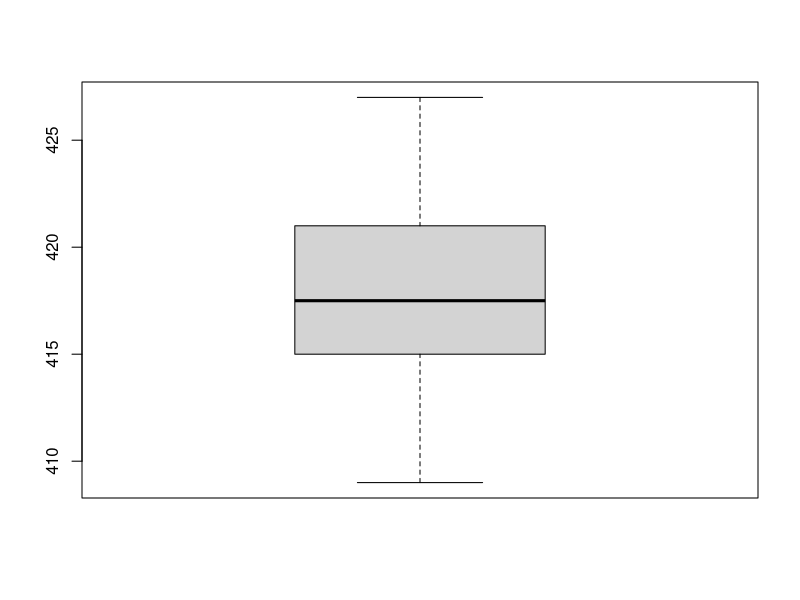
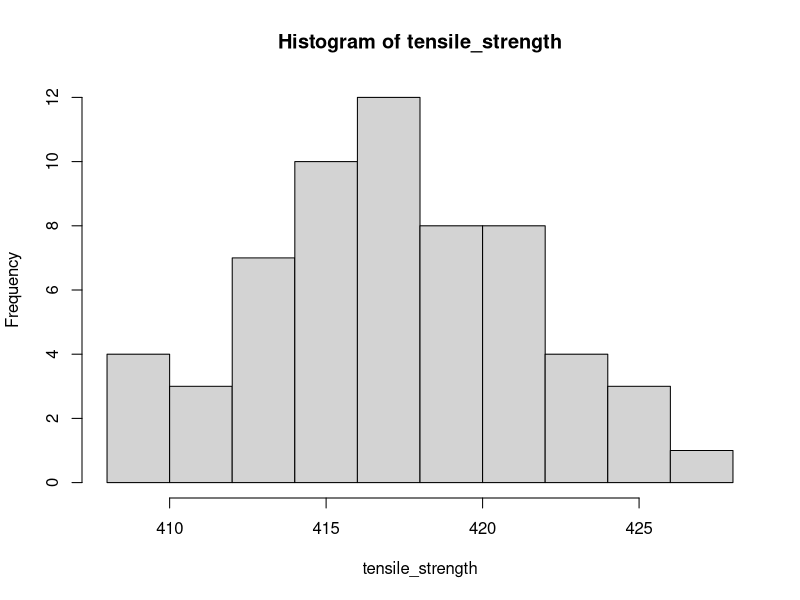
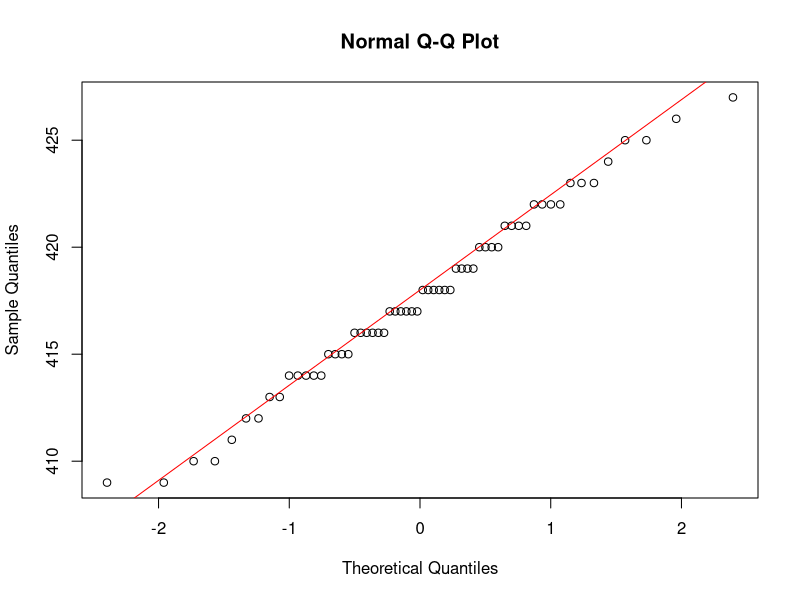

Here is the R script that generated these plots, in order:
tensile_strength <- c(
  422, 418, 417, 414, 423, 412, 420, 415, 409, 427,
  416, 419, 414, 421, 417, 418, 426, 411, 423, 416,
  410, 419, 413, 425, 420, 415, 422, 417, 414, 418,
  416, 421, 409, 424, 418, 417, 415, 420, 413, 422,
  419, 416, 417, 425, 410, 414, 421, 418, 416, 423,
  415, 412, 420, 417, 419, 418, 416, 422, 414, 421
)

boxplot(tensile_strength)
hist(tensile_strength)
qqnorm(tensile_strength)
qqline(tensile_strength, col = "red")

nh <- 415
n <- length(tensile_strength)
t <- (mean(tensile_strength) - nh) / (sd(tensile_strength) / sqrt(n))
t

p_val <- 2 * pt(t, df=59, lower.tail = FALSE)
p_val

t_val <- qt(0.975, df = n - 1)
lower <- mean(tensile_strength) - t_val * sd(tensile_strength) / sqrt(n)
upper <- mean(tensile_strength) + t_val * sd(tensile_strength) / sqrt(n)

lower
upper
